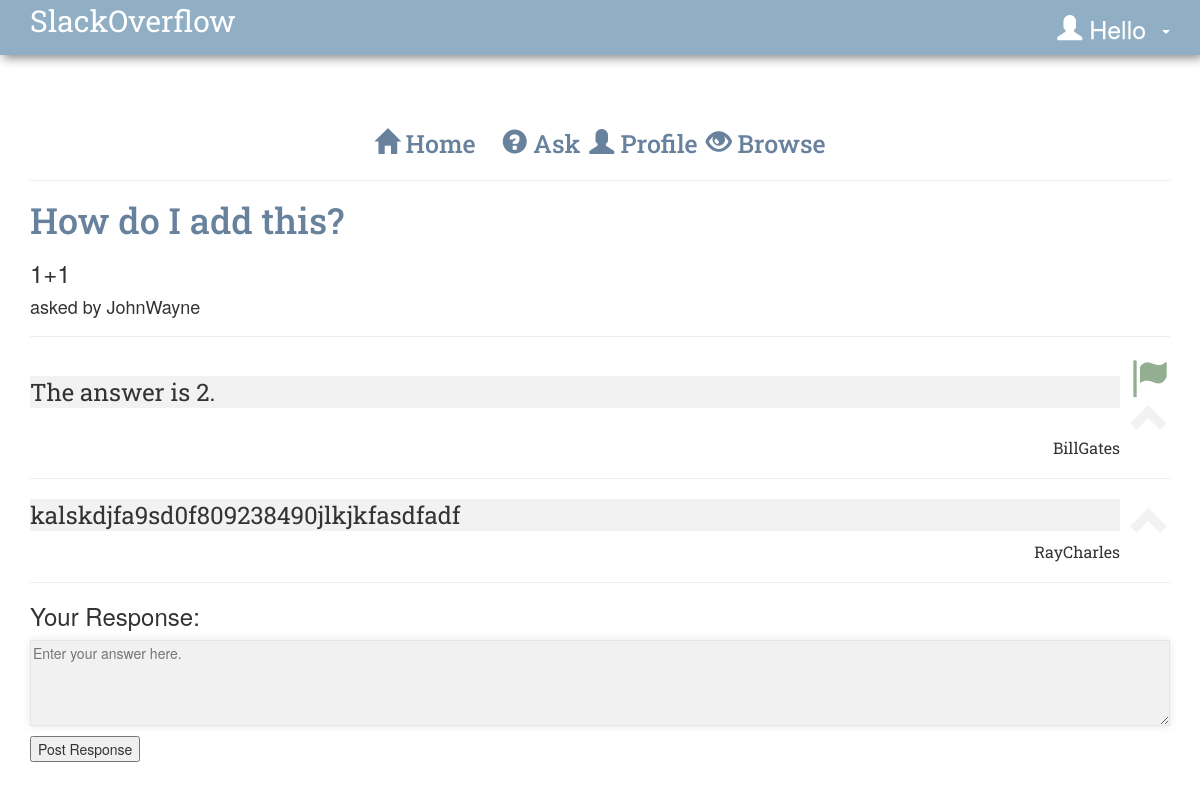
Page /answer.php?q_id=42 (signed in) on the committed database.
### tables this page shows
CREATE TABLE `questions` (
  `question_id` int(11) NOT NULL,
  `question_title` varchar(100) NOT NULL,
  `question` varchar(5000) NOT NULL,
  `asker_id` int(11) NOT NULL,
  `answer_id` int(11) DEFAULT NULL,
  `is_solved` tinyint(1) DEFAULT NULL
);

CREATE TABLE `users` (
  `user_id` int(11) NOT NULL,
  `user_name` varchar(255) NOT NULL,
  `user_email` varchar(60) NOT NULL,
  `user_pass` varchar(255) NOT NULL
);

CREATE TABLE `answers` (
  `answer_id` int(11) NOT NULL,
  `answer` varchar(5000) NOT NULL,
  `responder_id` int(11) NOT NULL,
  `question_id` int(11) NOT NULL,
  `is_best` tinyint(1) DEFAULT '0',
  `num_upvotes` int(11) DEFAULT NULL
);

### answer.php (the view, shortened to what this page needs)
<?php
        $servername = "localhost";
        $username = "root";
        $password = "";
        $dbname = "slackoverflow";
        $conn = new mysqli($servername, $username, $password, $dbname);
		$q_id = $_GET["q_id"];
		echo "       ".$q_id;
		$sql = "SELECT question_title, question, question_id, asker_id, answer_id, user_id, user_name, is_solved FROM questions join users on asker_id=user_id
			WHERE question_id=$q_id";
        $result = $conn->query($sql);
        $row = $result->fetch_assoc();
?>
<!DOCTYPE html PUBLIC "-//W3C//DTD XHTML 1.0 Transitional//EN" "http://www.w3.org/TR/xhtml1/DTD/xhtml1-transitional.dtd">
<html xmlns="http://www.w3.org/1999/xhtml">
<head>
<link href="bootstrap/css/bootstrap.min.css" rel="stylesheet" media="screen">
<link href="bootstrap/css/bootstrap-theme.min.css" rel="stylesheet" media="screen">
<link rel="stylesheet" href="style.css" type="text/css"  />
</head>
<nav class="navbar navbar-default navbar-fixed-top">
      <div class="container">
        <div class="navbar-header">
          <a class="logo" href="home.php">SlackOverflow</a>
        </div>
        <div id="navbar" class="navbar-collapse collapse">
          <ul class="nav navbar-nav navbar-right">
            <li class="dropdown">
              <a href="#" id="dropdown" data-toggle="dropdown" role="button" aria-haspopup="true" aria-expanded="false">
			  <span class="glyphicon glyphicon-user"></span>&nbsp;Hello <?php echo $userRow['user_email']; ?>&nbsp;<span class="caret"></span></a>
            </li>
          </ul>
        </div>
      </div>
    </nav>
<div class="container-fluid" style="margin-top:80px;">
    <div class="container">
        <h1 id="secondLevelLinks">
          <a href="home.php"><span class="glyphicon glyphicon-home"></span> Home</a> &nbsp;
          <a href="ask.php"><span class="glyphicon glyphicon-question-sign"></span> Ask</a>
          <a href="profile.php"><span class="glyphicon glyphicon-user"></span> Profile</a>
          <a href="browse.php"><span class="glyphicon glyphicon-eye-open"></span> Browse</a>
          </h1>
       	<hr />
<body>
	<h1 id="questionAnswerPage"><?php echo $row['question_title']; ?></h1>
	<h3 id="questionAnswerPage"><?php echo $row['question']; ?></h1>
	<h4>asked by <?php echo $row['user_name']; ?></h3>
	<?php
	$sql = "SELECT answer_id, answer, responder_id, is_best, user_name
			FROM answers JOIN users WHERE question_id=$q_id and responder_id=user_id";
      $getAskerID = "SELECT asker_id, is_solved FROM questions WHERE question_id=$q_id";
      $result = $conn->query($getAskerID);
      $questionInfo = $result->fetch_assoc();
      $askerID = $questionInfo["asker_id"];
      $loggedInID = $_SESSION['user_id'];
    if($askerID == $loggedInID)
    {
    $isAsker = TRUE;
    }
    else{
      $isAsker = FALSE;
    }
        $result = $conn->query($sql);
        while($row = $result->fetch_assoc())
        {
        	$is_best = $row["is_best"];
        	echo "<hr><table>";
        	echo "<tr>
        		<td id=\"answerTD\"><p id=\"responseBody\">".$row["answer"]."</p></td>
        		<td id=\"answerTD\">
        			<table>
        			<form name=\"bestAnswerForm\" method=\"post\" action=\"selectbestanswer.php\">";
        	if($isAsker == FALSE and $is_best == TRUE) {echo
        			"<tr> <span class=\"glyphicon glyphicon-flag\"></span> </tr>";}
          if($isAsker == FALSE) {echo "<tr> <span class=\"glyphicon glyphicon-chevron-up\"></span> </tr>";}
        	echo "</form>
        			</table>
        		</td>
        		</tr>";
        	echo"<tr>
        			<td><div align=\"right\">".$row["user_name"]."</div>
        		</tr>
        	";
        	echo"</table>";
        }
    ?>
	<hr>
	<h3>Your Response:</h3>
	<form class="form" method="post" action="postAnswer.php">
	<p class="Answer Body">
        <textarea  name="answerBody" id="answerBody" placeholder="Enter your answer here." rows="4" cols="50"/></textarea>
    </p>
    <p class="submit">
        <input type="submit" value="Post Response">
    </p>
    </form>
</body>
</html>

### style.css (style rules this page uses)
body { background:white; }
.navbar { background: #90afc5; box-shadow: 3px 3px 10px #888888; border: none; }
.logo { font-family:'Roboto Slab', serif; font-size: 30px; color: white; }
#dropdown { color: white; }
a { color: #68829e; font-size: 25px; }
#secondLevelLinks { text-align: center; }
#answerBody { border: 1px solid #e5e5e5; width: 100%; color: #999999; box-shadow: rgba(0,0,0,0.1) 0px 0px 8px; background: #f1f1f2; color: #2a3132; }
.submit { height:30px; }
h1 { font-family:'Roboto Slab',Verdana, Geneva, sans-serif; color: #68829e; }
.questionTable td,tr { text-align: left; padding-top: 20px; padding-left: 20px; }
#responseBody { background:#f2f2f2; font-size: 150%; }
td { font-family: 'Roboto Slab'; width: 100%; }
.glyphicon.glyphicon-chevron-up { font-size: 40px; padding-left: 10px; color: #f2f2f2; }
.glyphicon.glyphicon-flag { font-size: 40px; padding-left: 10px; color: #93af92; }

### rows in the picture
questions: question_title "How do I add this?", question "1+1", asker.user_name "JohnWayne"
answers: answer "The answer is 2.", is_best 1 (drawn), responder.user_name "BillGates"
answers: answer "kalskdjfa9sd0f809238490jlkjkfasdfadf", responder.user_name "RayCharles"

### other values in the picture
$q_id "42"
